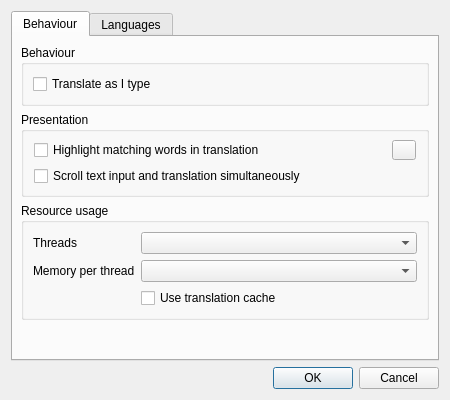
<?xml version="1.0" encoding="UTF-8"?>
<ui version="4.0">
 <class>TranslatorSettingsDialog</class>
 <widget class="QDialog" name="TranslatorSettingsDialog">
  <property name="geometry">
   <rect>
    <x>0</x>
    <y>0</y>
    <width>450</width>
    <height>400</height>
   </rect>
  </property>
  <property name="windowTitle">
   <string>Settings</string>
  </property>
  <layout class="QVBoxLayout" name="verticalLayout">
   <item>
    <widget class="QTabWidget" name="tabWidget">
     <property name="currentIndex">
      <number>0</number>
     </property>
     <widget class="QWidget" name="behaviorTab">
      <attribute name="title">
       <string>Behaviour</string>
      </attribute>
      <layout class="QVBoxLayout" name="verticalLayout_1">
       <property name="leftMargin">
        <number>8</number>
       </property>
       <property name="topMargin">
        <number>8</number>
       </property>
       <property name="rightMargin">
        <number>8</number>
       </property>
       <property name="bottomMargin">
        <number>8</number>
       </property>
       <item>
        <widget class="QGroupBox" name="behaviourGroup">
         <property name="title">
          <string>Behaviour</string>
         </property>
         <layout class="QVBoxLayout" name="verticalLayout_2">
          <item alignment="Qt::AlignTop">
           <widget class="QCheckBox" name="translateImmediatelyCheckbox">
            <property name="text">
             <string>Translate as I type</string>
            </property>
           </widget>
          </item>
         </layout>
        </widget>
       </item>
       <item>
        <widget class="QGroupBox" name="presentationGroup">
         <property name="title">
          <string>Presentation</string>
         </property>
         <layout class="QVBoxLayout" name="verticalLayout_4">
          <property name="leftMargin">
           <number>10</number>
          </property>
          <property name="topMargin">
           <number>8</number>
          </property>
          <property name="rightMargin">
           <number>10</number>
          </property>
          <property name="bottomMargin">
           <number>8</number>
          </property>
          <item>
           <layout class="QHBoxLayout" name="horizontalLayout_2">
            <item>
             <widget class="QCheckBox" name="showAligmentsCheckbox">
              <property name="text">
               <string>Highlight matching words in translation</string>
              </property>
             </widget>
            </item>
            <item>
             <widget class="ColorWell" name="alignmentColorButton">
              <property name="minimumSize">
               <size>
                <width>20</width>
                <height>20</height>
               </size>
              </property>
             </widget>
            </item>
           </layout>
          </item>
          <item>
           <widget class="QCheckBox" name="syncScrollingCheckbox">
            <property name="text">
             <string>Scroll text input and translation simultaneously</string>
            </property>
           </widget>
          </item>
         </layout>
        </widget>
       </item>
       <item>
        <widget class="QGroupBox" name="resourceGroup">
         <property name="title">
          <string>Resource usage</string>
         </property>
         <layout class="QFormLayout" name="formLayout_2">
          <item row="0" column="0">
           <widget class="QLabel" name="coresLbl">
            <property name="text">
             <string>Threads</string>
            </property>
            <property name="buddy">
             <cstring>coresBox</cstring>
            </property>
           </widget>
          </item>
          <item row="1" column="1">
           <widget class="QComboBox" name="memoryBox"/>
          </item>
          <item row="0" column="1">
           <widget class="QComboBox" name="coresBox"/>
          </item>
          <item row="1" column="0">
           <widget class="QLabel" name="memoryLbl">
            <property name="text">
             <string>Memory per thread</string>
            </property>
            <property name="buddy">
             <cstring>memoryBox</cstring>
            </property>
           </widget>
          </item>
          <item row="2" column="1">
           <widget class="QCheckBox" name="cacheTranslationsCheckbox">
            <property name="toolTip">
             <string>When enabled, translations of sentences are 
remembered while the program is running to
speed up re-translation at the cost of a bit
of memory.</string>
            </property>
            <property name="text">
             <string>Use translation cache</string>
            </property>
           </widget>
          </item>
         </layout>
        </widget>
       </item>
       <item>
        <spacer name="verticalSpacer">
         <property name="orientation">
          <enum>Qt::Vertical</enum>
         </property>
         <property name="sizeHint" stdset="0">
          <size>
           <width>20</width>
           <height>40</height>
          </size>
         </property>
        </spacer>
       </item>
      </layout>
     </widget>
     <widget class="QWidget" name="modelsTab">
      <attribute name="title">
       <string>Languages</string>
      </attribute>
      <layout class="QVBoxLayout" name="verticalLayout_3">
       <property name="leftMargin">
        <number>8</number>
       </property>
       <property name="topMargin">
        <number>8</number>
       </property>
       <property name="rightMargin">
        <number>8</number>
       </property>
       <property name="bottomMargin">
        <number>8</number>
       </property>
       <item>
        <widget class="QTableView" name="localModelTable">
         <property name="contextMenuPolicy">
          <enum>Qt::ActionsContextMenu</enum>
         </property>
         <property name="selectionBehavior">
          <enum>QAbstractItemView::SelectRows</enum>
         </property>
         <property name="showGrid">
          <bool>false</bool>
         </property>
         <attribute name="verticalHeaderVisible">
          <bool>false</bool>
         </attribute>
         <addaction name="actionRevealModel"/>
         <addaction name="actionDeleteModel"/>
        </widget>
       </item>
       <item>
        <layout class="QHBoxLayout" name="horizontalLayout">
         <item>
          <widget class="QPushButton" name="importModelButton">
           <property name="text">
            <string>Import model…</string>
           </property>
          </widget>
         </item>
         <item>
          <widget class="QPushButton" name="deleteModelButton">
           <property name="enabled">
            <bool>false</bool>
           </property>
           <property name="text">
            <string>Delete</string>
           </property>
          </widget>
         </item>
         <item>
          <spacer name="horizontalSpacer">
           <property name="orientation">
            <enum>Qt::Horizontal</enum>
           </property>
           <property name="sizeHint" stdset="0">
            <size>
             <width>40</width>
             <height>20</height>
            </size>
           </property>
          </spacer>
         </item>
        </layout>
       </item>
      </layout>
     </widget>
    </widget>
   </item>
   <item>
    <widget class="QDialogButtonBox" name="buttonBox">
     <property name="orientation">
      <enum>Qt::Horizontal</enum>
     </property>
     <property name="standardButtons">
      <set>QDialogButtonBox::Cancel|QDialogButtonBox::Ok</set>
     </property>
    </widget>
   </item>
  </layout>
  <action name="actionRevealModel">
   <property name="text">
    <string>Reveal folder</string>
   </property>
  </action>
  <action name="actionDeleteModel">
   <property name="text">
    <string>Delete</string>
   </property>
   <property name="shortcut">
    <string>Del</string>
   </property>
   <property name="shortcutContext">
    <enum>Qt::WidgetShortcut</enum>
   </property>
  </action>
 </widget>
 <customwidgets>
  <customwidget>
   <class>ColorWell</class>
   <extends>QToolButton</extends>
   <header>ColorWell.h</header>
  </customwidget>
 </customwidgets>
 <resources/>
 <connections>
  <connection>
   <sender>buttonBox</sender>
   <signal>accepted()</signal>
   <receiver>TranslatorSettingsDialog</receiver>
   <slot>accept()</slot>
   <hints>
    <hint type="sourcelabel">
     <x>32</x>
     <y>354</y>
    </hint>
    <hint type="destinationlabel">
     <x>20</x>
     <y>20</y>
    </hint>
   </hints>
  </connection>
  <connection>
   <sender>buttonBox</sender>
   <signal>rejected()</signal>
   <receiver>TranslatorSettingsDialog</receiver>
   <slot>reject()</slot>
   <hints>
    <hint type="sourcelabel">
     <x>32</x>
     <y>354</y>
    </hint>
    <hint type="destinationlabel">
     <x>20</x>
     <y>20</y>
    </hint>
   </hints>
  </connection>
 </connections>
</ui>
